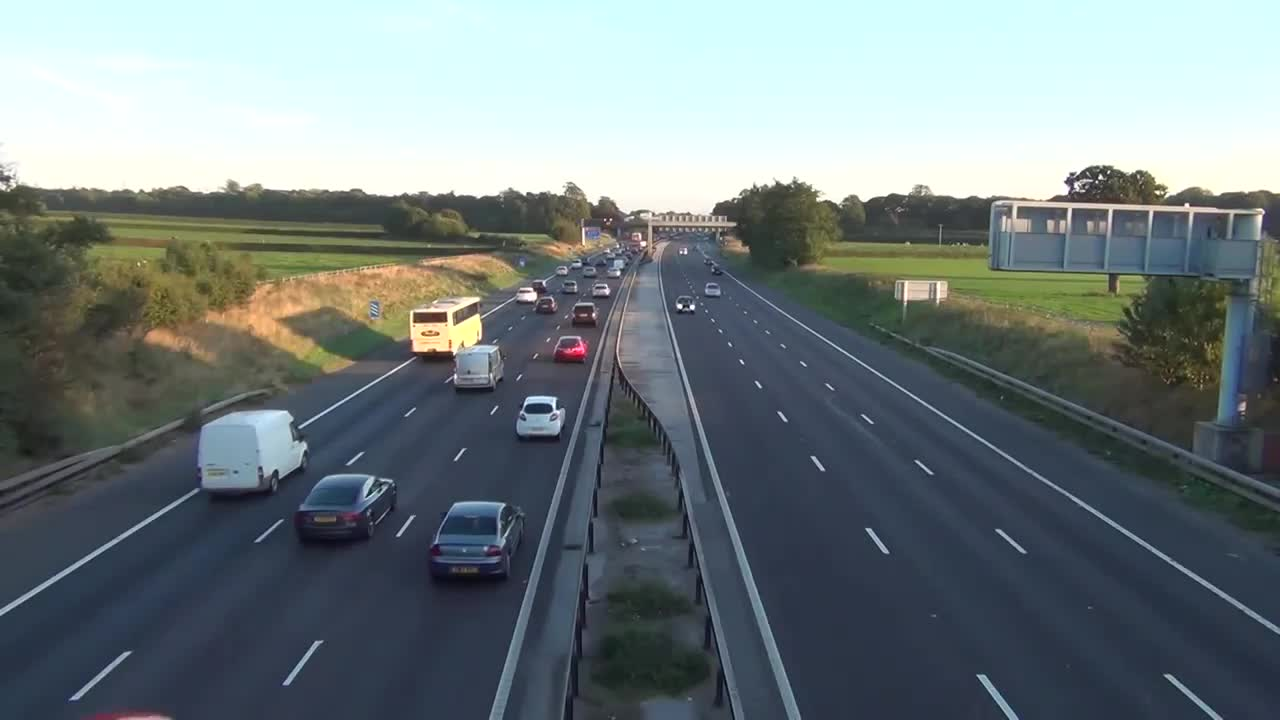
#> input picture frame.jpg, 1280 x 720 px
$ python det.py
#> lines starting #> are read from the running program, lines starting #| are printed output that depends on the picture; after the words box and inside, x2 and y2 are one past the last pixel; in counts of white or black regions, pixels touching at a corner belong together

import cv2
import numpy as np
import matplotlib.pyplot as plt

# Step 1) Load image
img = cv2.imread("./frame.jpg")
#> img is the input picture: shape (720, 1280, 3); mean B, G, R 127.1, 124.8, 113.8
img = cv2.cvtColor(img, cv2.COLOR_BGR2RGB)

# Step 2) Gray Scale
gray_img = cv2.cvtColor(img, cv2.COLOR_RGB2GRAY)
# [5 lines of commented-out code are left out]
canny = cv2.Canny(gray_img, 150, 300)
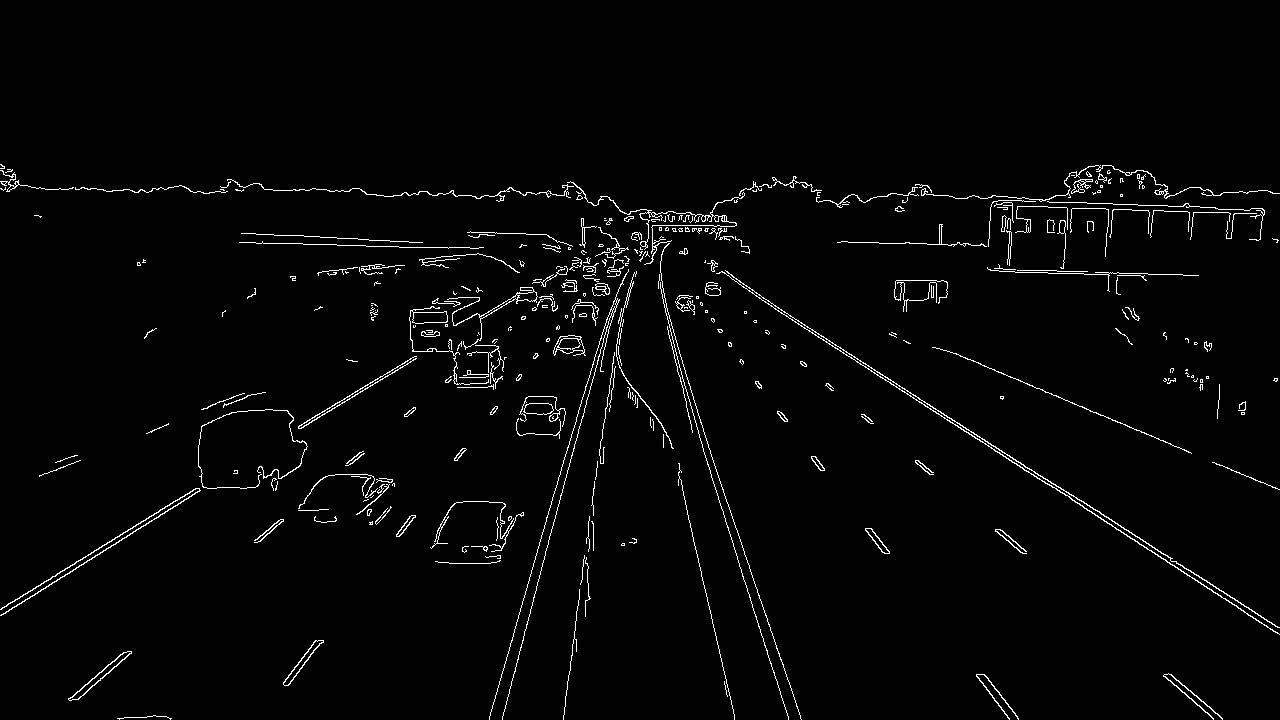
#> canny: shape (720, 1280); 2.2% white in thin lines or dots, all inside (x1, y1, x2, y2) = (0, 164, 1280, 720)
# plt.imshow(canny)
# plt.show()
# Step 4) define ROI Vertices
roi_vertices = np.array([[0,720],[0,600], [600,240], [720,240], [1280,600],[1280,720]])


# Step 5) define ROI function
def roi(image, vertices):
    mask = np.zeros_like(image)
    mask_color = 255
    cv2.fillPoly(mask, vertices, mask_color)
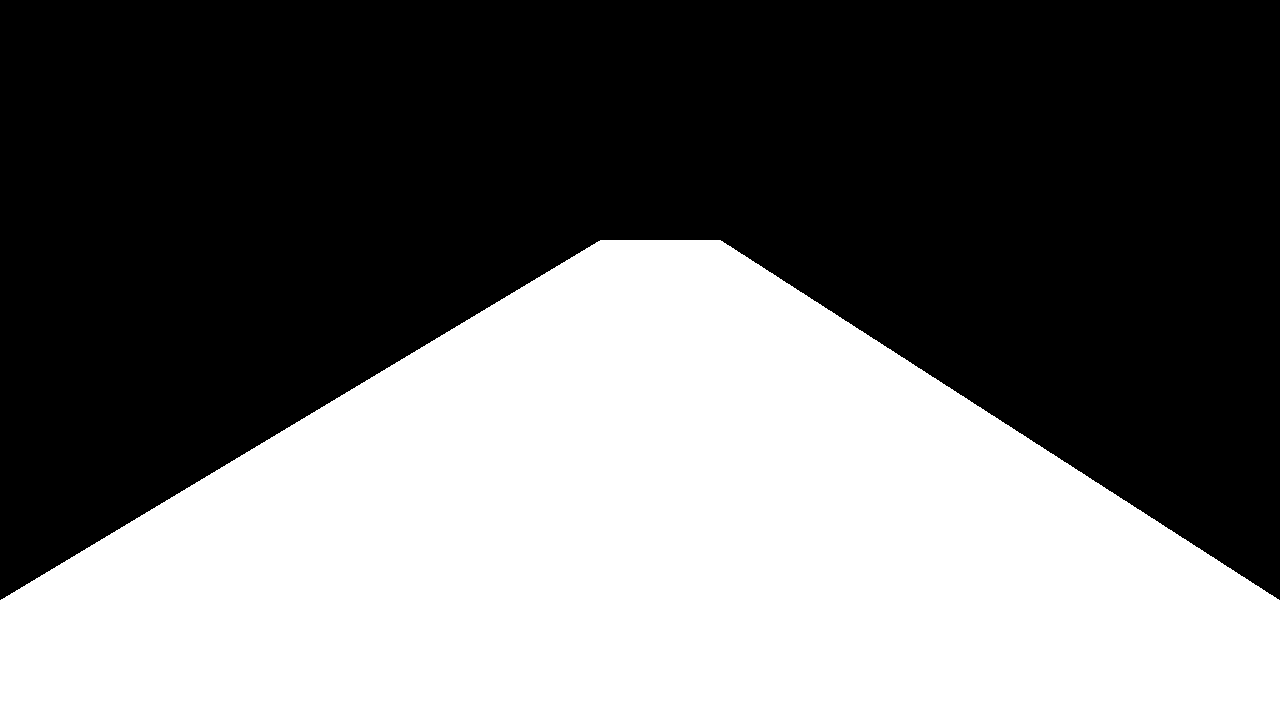
#> mask: shape (720, 1280); 44% white; 1 white region, box (x1, y1, x2, y2) and area: (0, 240, 1280, 720) 405420
    masked_img = cv2.bitwise_and(image, mask)
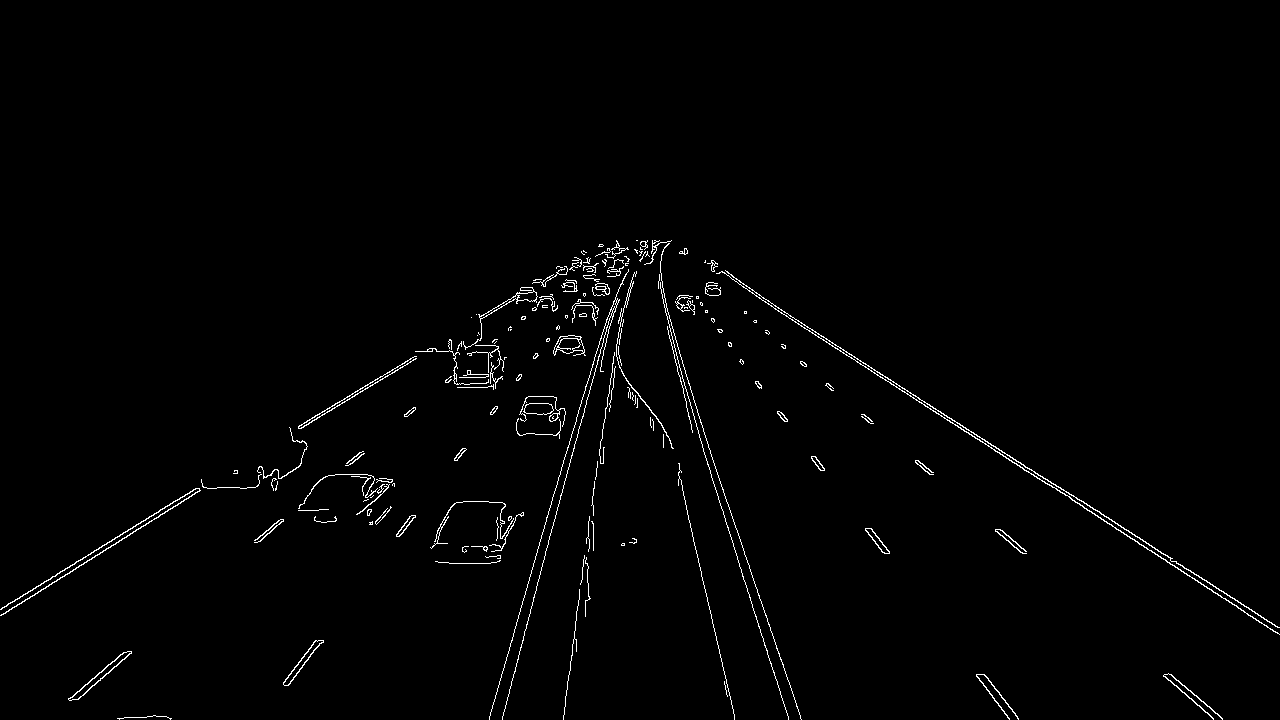
#> masked_img: shape (720, 1280); 1.3% white in thin lines or dots, all inside (x1, y1, x2, y2) = (0, 240, 1280, 720)
    return masked_img


# Step 6) ROI Image
roi_image = roi(canny, np.array([roi_vertices], np.int32))
# plt.imshow(roi_image)
# plt.show()
# Step 7) Apply Hough Lines P Method on ROI Image
lines = cv2.HoughLinesP(roi_image, 1, np.pi/180, 100, minLineLength=100, maxLineGap=1000)
#> lines = 29 rows, first 6: [671, 240, 1275, 632], [502, 716, 627, 247], [0, 615, 584, 251], [685, 248, 1279, 634], [489, 719, 624, 248], [705, 260, 1070, 497]

print(lines,lines.shape)
#> (printed output is left out)
# Step 8) Draw Hough lines
def draw_lines(image, hough_lines):
    slopes=[]
    for line in lines:
        x1, y1, x2, y2 = line[0]
        cv2.line(image, (x1, y1), (x2, y2), (0, 255, 0), 2)
#> this loop made 29 passes
#> (x1, y1, x2, y2) on passes 1 to 12: (671, 240, 1275, 632), (502, 716, 627, 247), (0, 615, 584, 251), (685, 248, 1279, 634), (489, 719, 624, 248), (705, 260, 1070, 497), (636, 240, 801, 719), (1, 609, 290, 428), (626, 248, 734, 717), (711, 260, 1275, 626), (1, 614, 583, 250), (564, 707, 628, 249)
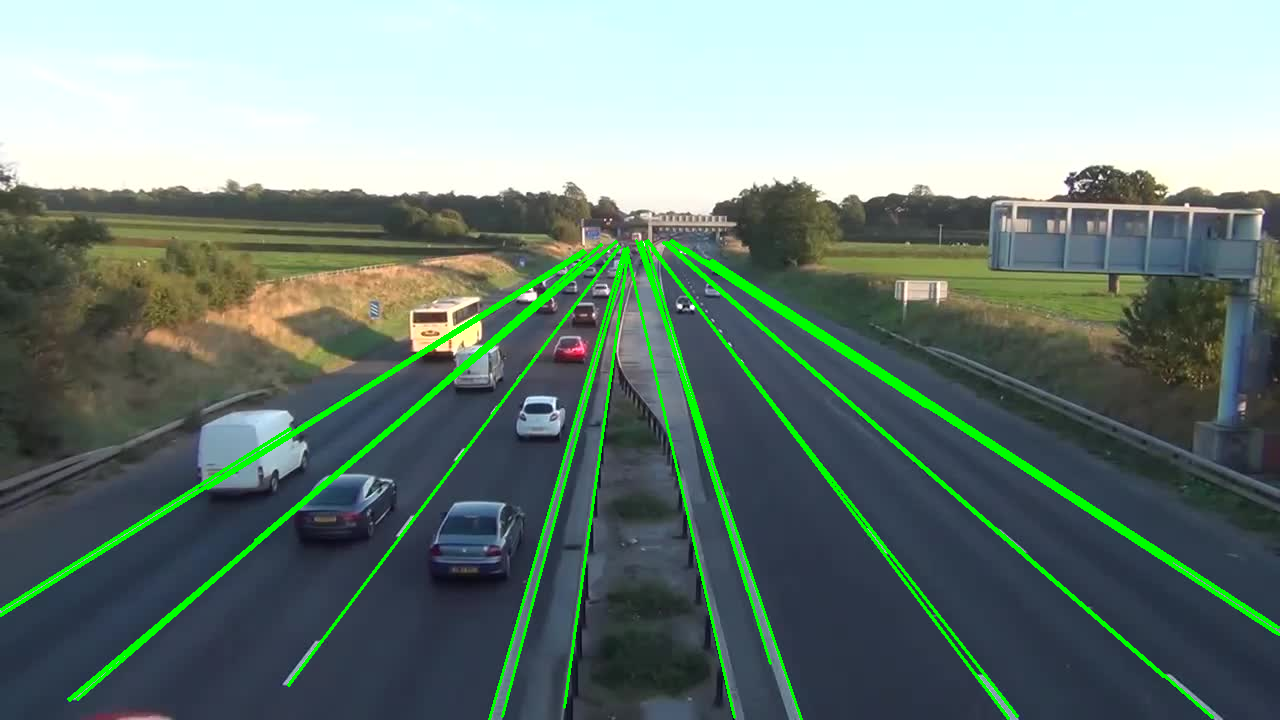
#> image: shape (720, 1280, 3); mean R, G, B 110.6, 130.5, 123

    return image


final_img = draw_lines(img, lines)  # Result

plt.imshow(final_img)
plt.xticks([])
plt.yticks([])
plt.show()
